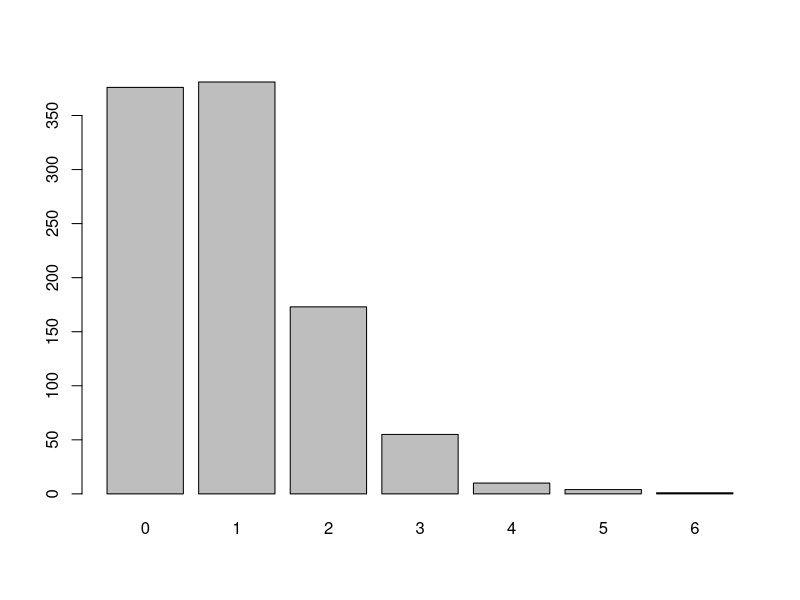

Write R code to recreate this figure.

simtest <- function(){
  df = as.data.frame(MASS::mvrnorm(n=20,mu=rep(0,20),Sigma=diag(20)))
  df$catdog = rep(c("cat","dog"), e=10)
  ps = list(1:20)
  for(i in 1:20){
    ps[i]<-t.test(df[,i]~df[,21])$p.value
  }
  sum(unlist(ps)<.05)
}

res = replicate(1e3, simtest())
barplot(table(res))
